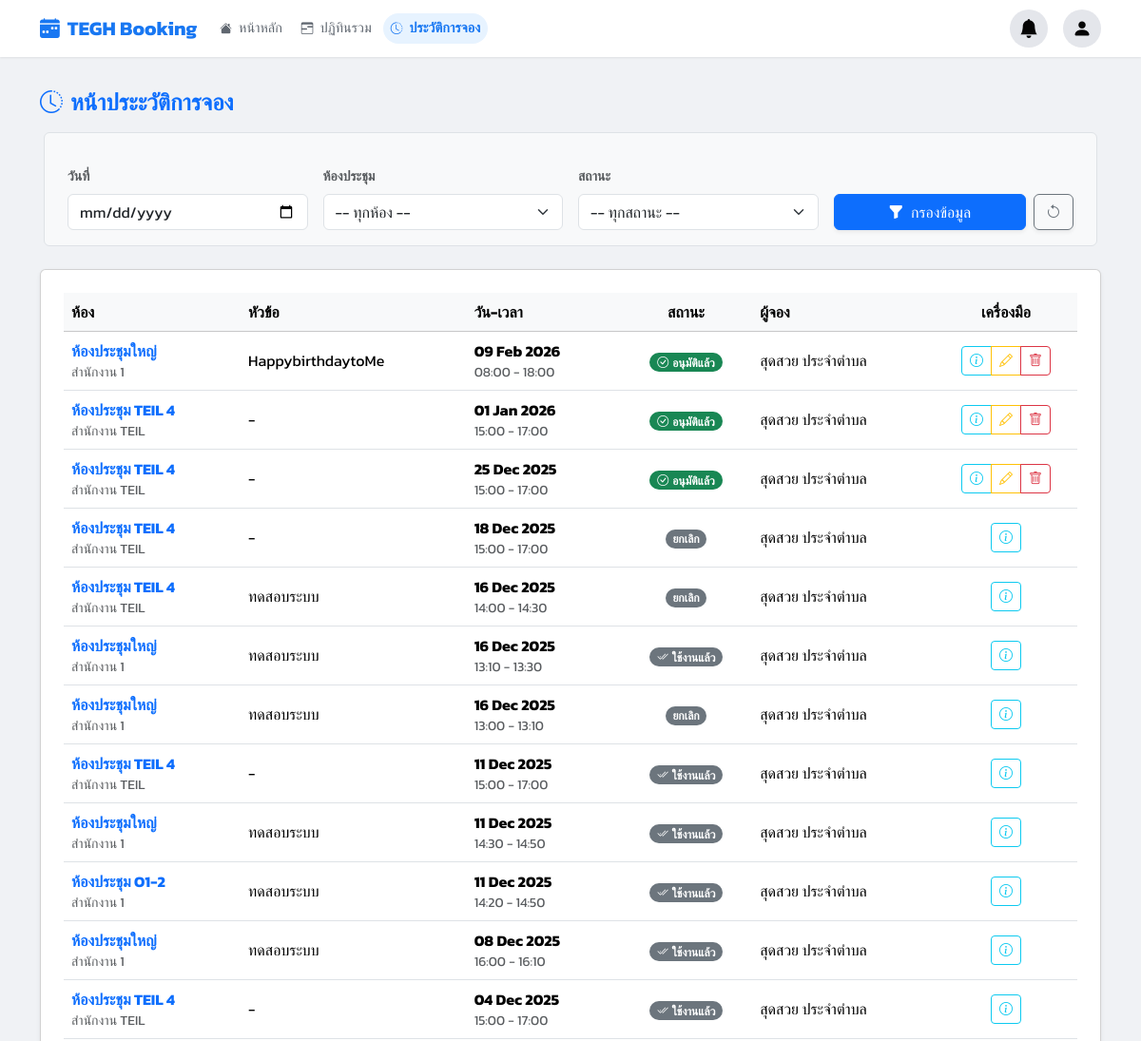
The page /history/ (signed in, upper part) on the database as committed earlier.
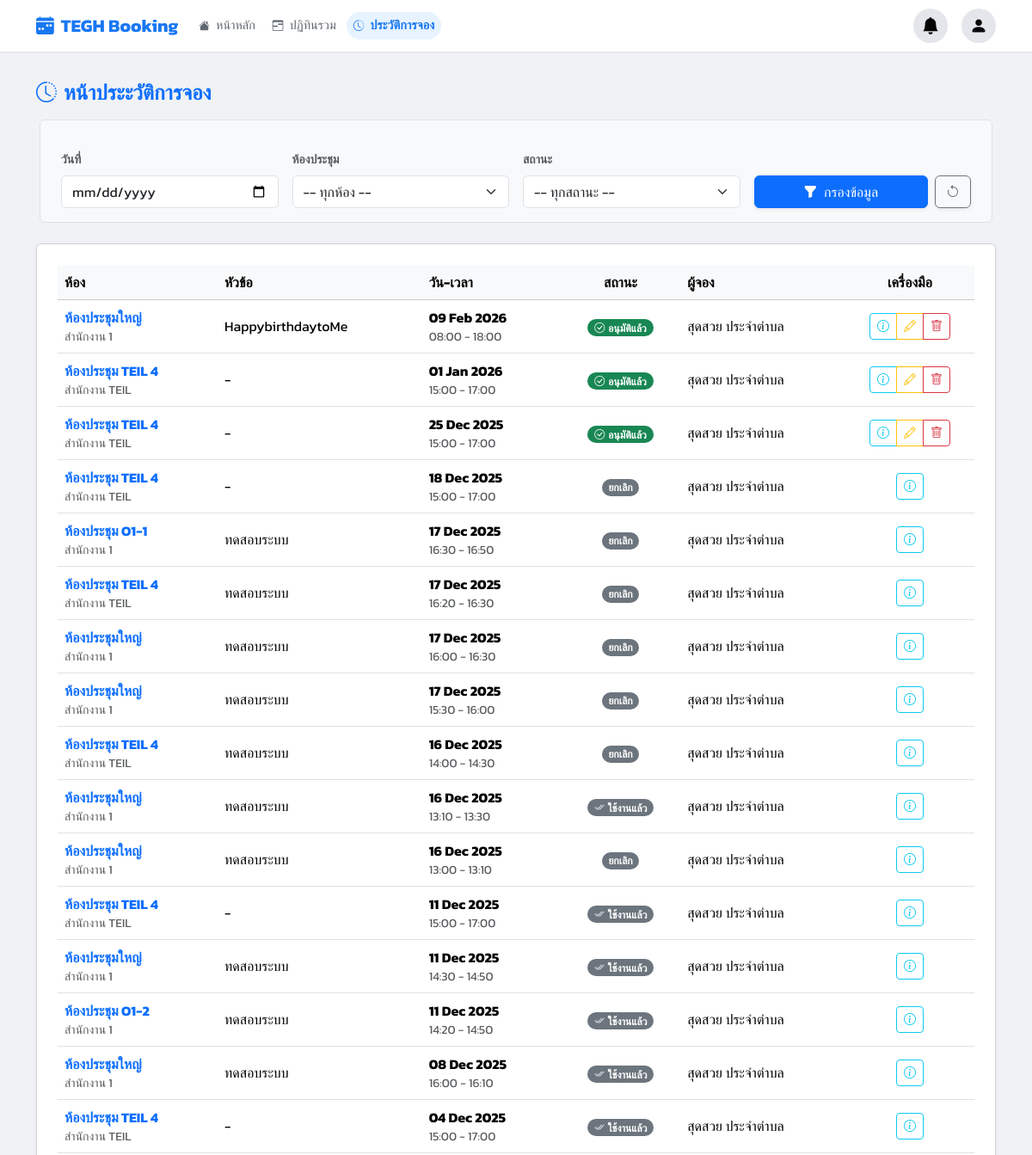
The same page on the database as committed later.
### booking/models.py (models this page shows, shortened)
class Booking(models.Model):
    user = models.ForeignKey(User, on_delete=models.SET_NULL, null=True, related_name='bookings')
    room = models.ForeignKey(Room, on_delete=models.CASCADE, related_name='bookings')
    title = models.CharField(max_length=200)
    start_time = models.DateTimeField()
    end_time = models.DateTimeField()
    chairman = models.CharField(max_length=200, blank=True, null=True)
    department = models.CharField(max_length=200, blank=True, null=True)
    participant_count = models.PositiveIntegerField(default=1)
    participants = models.ManyToManyField(User, related_name='participating_in', blank=True)
    is_user_seen = models.BooleanField(default=False, verbose_name="ผู้จองรับทราบแล้ว")
    equipments = models.ManyToManyField(Equipment, blank=True, related_name='bookings', verbose_name="อุปกรณ์ที่ขอเพิ่ม")
    presentation_file = models.FileField(upload_to='presentations/', blank=True, null=True)
    description = models.TextField(blank=True, null=True)
    additional_requests = models.TextField(blank=True, null=True)
    additional_notes = models.TextField(blank=True, null=True)
    LAYOUT_CHOICES = (
        ('theatre', 'Theatre (เธียเตอร์)'),
        ('classroom', 'Classroom (แบบห้องเรียน)'),
        ('u_shape', 'U-Shape (รูปตัว U)'),
        ('banquet', 'Banquet (แบบจัดเลี้ยง)'),
        ('banquet_rounds', 'Banquet Rounds (โต๊ะจีน)'),
        ('conference', 'Conference (ห้องประชุมยาว)'),
        ('other', 'อื่นๆ (ระบุเพิ่มเติม)'),
    )
    room_layout = models.CharField(
        max_length=20,
        choices=LAYOUT_CHOICES,
        default='theatre',
        verbose_name="รูปแบบการจัดห้อง"
    )
    room_layout_attachment = models.FileField(
        upload_to='layout_attachments/',
        blank=True,
        null=True,
        verbose_name="ไฟล์แนบรูปแบบการจัดห้อง (กรณีเลือกอื่นๆ)"
    )
    STATUS_CHOICES = [
        ('PENDING', 'รออนุมัติ'),
        ('APPROVED', 'อนุมัติแล้ว'),
        ('REJECTED', 'ไม่อนุมัติ'),
        ('CANCELLED', 'ยกเลิกแล้ว'),
    ]
    status = models.CharField(max_length=10, choices=STATUS_CHOICES, default='PENDING')
    created_at = models.DateTimeField(auto_now_add=True)
    updated_at = models.DateTimeField(auto_now=True)
    parent_booking = models.ForeignKey('self', on_delete=models.CASCADE, null=True, blank=True, related_name='child_bookings')
    recurrence_rule = models.CharField(max_length=20, blank=True, null=True)
    outlook_event_id = models.CharField(max_length=255, blank=True, null=True)

class Room(models.Model):
    name = models.CharField(max_length=100, verbose_name="ชื่อห้องประชุม")
    building = models.CharField(max_length=100, blank=True, null=True, verbose_name="อาคาร/ตึก")
    floor = models.CharField(max_length=50, blank=True, null=True, verbose_name="ชั้น")
    location = models.CharField(max_length=255, blank=True, null=True, verbose_name="สถานที่ตั้ง")
    capacity = models.PositiveIntegerField(default=1, verbose_name="ความจุ (คน)")
    equipment_in_room = models.TextField(blank=True, null=True, help_text="ระบุอุปกรณ์ถาวรในห้อง", verbose_name="อุปกรณ์ถาวรในห้อง")
    image = models.ImageField(upload_to='room_images/', blank=True, null=True, verbose_name="รูปภาพห้อง")
    approver = models.ForeignKey(User, on_delete=models.SET_NULL, null=True, blank=True, related_name='approvable_rooms', verbose_name="ผู้อนุมัติ")
    is_maintenance = models.BooleanField(default=False, verbose_name="สถานะปิดปรับปรุง")
    maintenance_start = models.DateTimeField(null=True, blank=True, verbose_name="เริ่มปิดปรับปรุง")
    maintenance_end = models.DateTimeField(null=True, blank=True, verbose_name="สิ้นสุดปิดปรับปรุง")
    requires_approval = models.BooleanField(default=False, verbose_name="ต้องรออนุมัติ")
    line_notify_token = models.CharField(max_length=50, blank=True, null=True, verbose_name="Line Notify Token")
    teams_webhook_url = models.TextField(blank=True, null=True, verbose_name="Teams Webhook URL")

### booking/views.py (the view)
# urls.py: path('history/', views.history_view, name='history'),
@login_required
def history_view(request):
    if is_admin(request.user):
        qs = Booking.objects.select_related('room', 'user').all()
    else:
        qs = Booking.objects.select_related('room').filter(user=request.user)
    date_filter = request.GET.get('date')
    room_filter = request.GET.get('room')
    status_filter = request.GET.get('status')
    if date_filter:
        qs = qs.filter(start_time__date=date_filter)
    if room_filter and room_filter.isdigit():
        qs = qs.filter(room_id=room_filter)
    if status_filter:
        qs = qs.filter(status=status_filter)
    room_list = Room.objects.all()
    context = {
        **get_base_context(request),
        'bookings_list': qs.order_by('-start_time'),
        'room_list': room_list,
        'selected_date': date_filter,
        'selected_room': int(room_filter) if room_filter and room_filter.isdigit() else None,
        'selected_status': status_filter,
        'current_time': timezone.now(),
    }
    return render(request, 'pages/history.html', context)

### booking/views.py (called while the page is built)
def is_admin(user):
    return user.is_authenticated and (user.is_superuser or user.is_staff or user.groups.filter(name='Admin').exists())

def is_approver_or_admin(user):
    return user.is_authenticated and (user.is_superuser or user.is_staff or user.groups.filter(name__in=['Approver', 'Admin']).exists())

### templates/pages/history.html (shortened to what the changed rows need)
{% extends "base.html" %}
{% load static %}
{% block content %}
<section class="section">
            <div class="card shadow-sm">
            <div class="container-fluid px-4 py-4">
            <div class="table-responsive">
                <table class="table table-hover align-middle">
                    <thead class="table-light">
                        <tr>
                            <th scope="col">ห้อง</th>
                            <th scope="col">หัวข้อ</th>
                            <th scope="col">วัน-เวลา</th>
                            <th scope="col" class="text-center">สถานะ</th>
                            <th scope="col">ผู้จอง</th>
                            <th scope="col" class="text-center" style="width: 150px;">เครื่องมือ</th>
                        </tr>
                    </thead>
                    <tbody>
    {% for booking in bookings_list %}
    <tr>
        <td>
            <span class="fw-bold text-primary">{{ booking.room.name }}</span>
            <small class="d-block text-muted">{{ booking.room.building|default:"-" }}</small>
        </td>
        <td>{{ booking.title }}</td>
        <td>
            <div class="d-flex flex-column">
                <span class="fw-bold">{{ booking.start_time|date:"d M Y" }}</span>
                <small class="text-muted">
                    {{ booking.start_time|date:"H:i" }} - {{ booking.end_time|date:"H:i" }}
                </small>
            </div>
        </td>
        <td class="text-center">
            {% if booking.status == 'APPROVED' %}
                {% if booking.end_time < current_time %}
                    <span class="badge bg-secondary text-white rounded-pill">
                        <i class="bi bi-check2-all me-1"></i>ใช้งานแล้ว
                    </span>
                {% else %}
                    <span class="badge bg-success rounded-pill">
                        <i class="bi bi-check-circle me-1"></i>อนุมัติแล้ว
                    </span>
                {% endif %}
            {% elif booking.status == 'PENDING' %}
                <span class="badge bg-warning text-dark rounded-pill"><i class="bi bi-hourglass-split me-1"></i>รออนุมัติ</span>
            {% elif booking.status == 'REJECTED' %}
                <span class="badge bg-danger rounded-pill"><i class="bi bi-x-circle me-1"></i>ไม่อนุมัติ</span>
            {% else %}
                <span class="badge bg-secondary rounded-pill">ยกเลิก</span>
            {% endif %}
        </td>
        <td>
            {% if booking.user %}
                {{ booking.user.get_full_name|default:booking.user.username }}
            {% else %}
                <span class="text-muted fst-italic">ไม่ระบุ</span>
            {% endif %}
        </td>
        <td class="text-center">
            <div class="btn-group" role="group">
                <a href="{% url 'booking_detail' booking.id %}" class="btn btn-sm btn-outline-info" title="ดูรายละเอียด">
                    <i class="bi bi-info-circle"></i>
                </a>
                {% if is_admin_user or user == booking.user %}
                    {% if is_admin_user or booking.end_time > current_time %}
                        {% if booking.status == 'PENDING' or booking.status == 'APPROVED' %}
                            <a href="{% url 'edit_booking' booking.id %}" class="btn btn-sm btn-outline-warning" title="แก้ไข">
                                <i class="bi bi-pencil"></i>
                            </a>
                            <button type="button" class="btn btn-sm btn-outline-danger" data-bs-toggle="modal" data-bs-target="#deleteModal{{ booking.id }}" title="ยกเลิก">
                                <i class="bi bi-trash"></i>
                            </button>
                        {% endif %}
                    {% endif %}
                {% endif %}
            </div>
        </td>
    </tr>
    {% endfor %}
</tbody>
                </table>
            </div>
        </div>
    </div>
</section>
{% endblock %}

Rows that differ between the two databases and show on the page:
added Booking: room.name "ห้องประชุม O1-1", room.building "สำนักงาน 1", title "ทดสอบระบบ", start_time "17 Dec 2025", start_time "16:30", end_time "16:50", status "ยกเลิก", user.get_full_name "สุดสวย ประจำตำบล"
added Booking: room.name "ห้องประชุม TEIL 4", room.building "สำนักงาน TEIL", title "ทดสอบระบบ", start_time "17 Dec 2025", start_time "16:20", end_time "16:30", status "ยกเลิก", user.get_full_name "สุดสวย ประจำตำบล"
added Booking: room.name "ห้องประชุมใหญ่", room.building "สำนักงาน 1", title "ทดสอบระบบ", start_time "17 Dec 2025", start_time "16:00", end_time "16:30", status "ยกเลิก", user.get_full_name "สุดสวย ประจำตำบล"
added Booking: room.name "ห้องประชุมใหญ่", room.building "สำนักงาน 1", title "ทดสอบระบบ", start_time "17 Dec 2025", start_time "15:30", end_time "16:00", status "ยกเลิก", user.get_full_name "สุดสวย ประจำตำบล"
